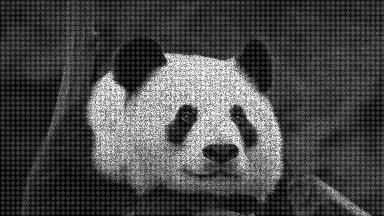
//> input picture PandaNoise.bmp, 384 x 216 px
$ ./main   (built with g++ and OpenCV 4)
//> lines starting //> are read from the running program, lines starting //| are printed output that depends on the picture; after the words box and inside, x2 and y2 are one past the last pixel; in counts of white or black regions, pixels touching at a corner belong together
#include <iostream>
#include <algorithm>
#include <opencv2/opencv.hpp>
#include <opencv2/highgui/highgui.hpp>

using namespace std;
using namespace cv;

void showImage(Mat image, const char *name);
float meanSquaredError(Mat original, Mat filtered);

//function defintions for dft
Mat makeDFT(Mat I,const char *name);
Mat inverseDFT(Mat source,const char *name);
Mat createMask(int width,int height,int xSize, int ySize,int lineSize);
void swapQuadrants(Mat& img);
Mat applyFilter(Mat maskFilter,Mat dft);
Mat frequencyDomainLowPass(Mat original, int size);
Mat frequencyDomainHighPass(Mat original, int size);
Mat frequencyDomainBandPass(Mat original, int size);
void showFilteredDFT(Mat source);

//function defintions for image sharpening
Mat imageSharpening(Mat image,int threshold);
float sobelMask(int x,int y, Mat image,int threshold);

// function definitions for image Averaging
Mat imageAveraging(Mat images[],int n);
float pixelAverage(int x, int y, Mat images[],int n);

// function definitions for median filtering
Mat medianFilter(Mat img);
int median(int x,int y,Mat image);
void getMatrix(int x,int y,Mat image, int matrix[]);

// function definitions for gaussian smoothing
Mat gaussianSmoothing(Mat image);
float getGaussianSmoothing(int x,int y,Mat image);
// function definitions for neighbourhood averaging
Mat neighbourhoodAverage(Mat image);
float getNeighbourhood(int x,int y,Mat image);


int main() {
    cout << "Hello, World!" << endl;
    Mat imageNoise = imread("../PandaNoise.bmp",CV_LOAD_IMAGE_GRAYSCALE);
//> imageNoise is the input picture: 216 rows x 384 cols, CV_8UC1; min 0, max 244, mean 71.5
    Mat imageOriginal = imread("../PandaOriginal.bmp",CV_LOAD_IMAGE_GRAYSCALE);
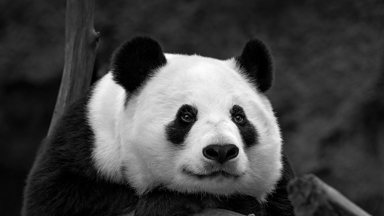
//> input picture PandaOriginal.bmp, 384 x 216 px
//> imageOriginal is the input picture: 216 rows x 384 cols, CV_8UC1; min 0, max 254, mean 66.2
    showImage(imageNoise ,  "Panda Noise");
   // Mat dftOriginal = makeDFT(imageOriginal);
    cout << "Low pass in the frequency domain"<<endl;
    Mat lowPass = frequencyDomainLowPass(imageNoise,40);
//> in makeDFT, `split(complexI, planes);`:
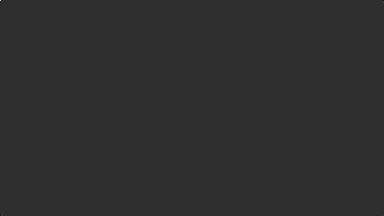
//> planes[0]: 216 rows x 384 cols, CV_32FC1; min -1359393.4, max 5929830, mean 18; drawn with min black and max white
//> in swapQuadrants, `Mat q0(img, Rect(0, 0, cx, cy));`:
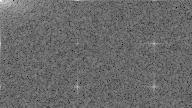
//> q0: 108 rows x 192 cols, CV_32FC1; min 2.98, max 15.6, mean 8.22; drawn with min black and max white
//> in swapQuadrants, `Mat q3(img, Rect(cx, cy, cx, cy));`:
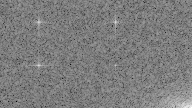
//> q3: 108 rows x 192 cols, CV_32FC1; min 2.98, max 13.6, mean 8.21; drawn with min black and max white
//> in createMask, `ellipse(mask, Point(384/2, 216/2), Size(xSize, ySize), 0, 0, 360, Scal..`:
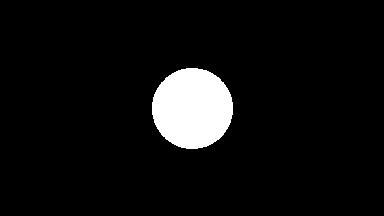
//> mask: 216 rows x 384 cols, CV_32FC1; 6.2% white; 1 white region, box (x1, y1, x2, y2) and area: (152, 68, 233, 149) 5157
//> in inverseDFT, `normalize(inverse, inverse, 0, 1, CV_MINMAX);`:
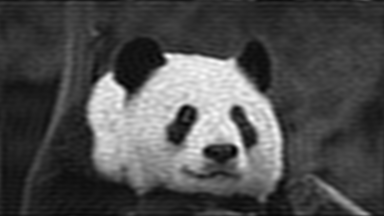
//> inverse: 216 rows x 384 cols, CV_32FC1; min 0, max 1, mean 0.303
   // imageSharpening(lowPass,200);
    meanSquaredError(imageOriginal,lowPass);
//> the loop in meanSquaredError, `for (int x=0;x<original.rows;x++)` made 216 passes
//> (sum, no) on passes 1 to 3: (5105849, 384), (8197569, 768), (11744071, 1152)
//> after the loop in meanSquaredError, `for (int x=0;x<original.rows;x++)`: sum = 915034845; no = 82944
//> in meanSquaredError, `float mse = sum/(original.rows * original.cols);`: mse = 11031
//| MSE = 11031
//| Max MSE = 65025
    cout << "High pass in the frequency domain"<<endl;
    Mat highPass = frequencyDomainHighPass(imageNoise,30);
//> in swapQuadrants (call 5), `tmp.copyTo(q2);`:
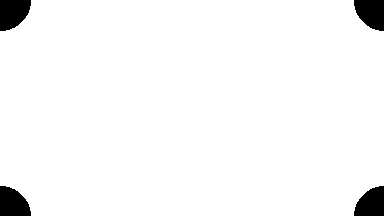
//> img: 216 rows x 384 cols, CV_32FC1; values 0 (black) and 1 (white), 96.5% white; 4 black regions, box (x1, y1, x2, y2) and area: (0, 0, 31, 31) 759, (354, 0, 384, 31) 729, (0, 186, 31, 216) 728, (354, 186, 384, 216) 699
    meanSquaredError(imageOriginal,highPass);
//> the loop in meanSquaredError (call 2), `for (int x=0;x<original.rows;x++)` made 216 passes
//> (sum, no) on passes 1 to 3: (6046081, 384), (10680668, 768), (14377546, 1152)
//| MSE = 11465
//| Max MSE = 65025
    cout << "Band pass in the frequency domain"<<endl;
    Mat bandPass = frequencyDomainBandPass(imageNoise,20);
    meanSquaredError(imageOriginal,bandPass);
//| MSE = 12273
//| Max MSE = 65025
    // makeDFT("../PandaNoise.bmp","Panda Noise");
    cout << "neighbourhoodAverage"<<endl;
    Mat neigbourhoodAvg =  neighbourhoodAverage(imageNoise);
    meanSquaredError(imageOriginal,neigbourhoodAvg);
//| MSE = 380
//| Max MSE = 65025
    cout << "gaussianSmoothing"<<endl;
    Mat gaussian = gaussianSmoothing(imageNoise);
    meanSquaredError(imageOriginal,gaussian);
//| MSE = 349
//| Max MSE = 65025
    cout << "meadian filtering"<<endl;
    Mat median = medianFilter(neigbourhoodAvg);
    meanSquaredError(imageOriginal,median);
//| MSE = 307
//| Max MSE = 65025
    cout << "image sharpening"<<endl;
    Mat sharpen = imageSharpening(median,85);
    meanSquaredError(imageOriginal,sharpen);
//| MSE = 267
//| Max MSE = 65025
    cout << "image averaging"<<endl;
    Mat images[4] = {neigbourhoodAvg,gaussian,median,sharpen};
    Mat average = imageAveraging(images,3);
    meanSquaredError(imageOriginal,average);
//| MSE = 336
//| Max MSE = 65025

    showImage(imageOriginal,"Panda original");
    meanSquaredError(imageOriginal,imageNoise);
    return 0;
}

void showImage(Mat image, const char *name){

    namedWindow( name, WINDOW_AUTOSIZE );// Create a window for display.
    imshow( name, image );                   // Show our image inside it.

    waitKey(0); // wait for the enter key to be pressed
}


// Adapted from https://docs.opencv.org/2.4/doc/tutorials/core/discrete_fourier_transform/discrete_fourier_transform.html
Mat makeDFT(Mat I,const char *name){
    Mat padded;                            //expand input image to optimal size
    int m = getOptimalDFTSize( I.rows );
    int n = getOptimalDFTSize( I.cols ); // on the border add zero values
    copyMakeBorder(I, padded, 0, m - I.rows, 0, n - I.cols, BORDER_CONSTANT, Scalar::all(0));

    Mat planes[] = {Mat_<float>(padded), Mat::zeros(padded.size(), CV_32F)};
    Mat complexI;
    merge(planes, 2, complexI);         // Add to the expanded another plane with zeros

    dft(complexI, complexI);            // this way the result may fit in the source matrix

    // compute the magnitude and switch to logarithmic scale
    // => log(1 + sqrt(Re(DFT(I))^2 + Im(DFT(I))^2))
    split(complexI, planes);                   // planes[0] = Re(DFT(I), planes[1] = Im(DFT(I))
    magnitude(planes[0], planes[1], planes[0]);// planes[0] = magnitude
    Mat magI = planes[0];

    magI += Scalar::all(1);                    // switch to logarithmic scale
    log(magI, magI);

    swapQuadrants(magI);


    normalize(magI, magI, 0, 1, CV_MINMAX); // Transform the matrix with float values into a
    // viewable image form (float between values 0 and 1).


    imshow(name, magI);
    waitKey();

    return complexI;

}

void swapQuadrants(Mat& img){
// crop the spectrum, if it has an odd number of rows or columns
    img = img(Rect(0, 0, img.cols & -2, img.rows & -2));

    // rearrange the quadrants of Fourier image  so that the origin is at the image center
    int cx = img.cols/2;
    int cy = img.rows/2;

    Mat q0(img, Rect(0, 0, cx, cy));   // Top-Left - Create a ROI per quadrant
    Mat q1(img, Rect(cx, 0, cx, cy));  // Top-Right
    Mat q2(img, Rect(0, cy, cx, cy));  // Bottom-Left
    Mat q3(img, Rect(cx, cy, cx, cy)); // Bottom-Right

    Mat tmp;                           // swap quadrants (Top-Left with Bottom-Right)
    q0.copyTo(tmp);
    q3.copyTo(q0);
    tmp.copyTo(q3);

    q1.copyTo(tmp);                    // swap quadrant (Top-Right with Bottom-Left)
    q2.copyTo(q1);
    tmp.copyTo(q2);
}


/**
 * Inverse DFT function
 * @param source Mat returned from dft with both Complex and real components
 * **/
Mat inverseDFT(Mat source,const char *name){
    Mat inverse = Mat::zeros(source.rows,source.cols, CV_8UC1);
    dft(source,inverse,DFT_INVERSE|DFT_REAL_OUTPUT|DFT_SCALE);
    normalize(inverse, inverse, 0, 1, CV_MINMAX);
    imshow(name,inverse);
    waitKey();
    return inverse;

}

/**
 * Create a mask at a point and size.
 * @param lineSize if -1 filled in
 * **/
Mat createMask(int width,int height,int xSize, int ySize,int lineSize){
    Mat mask = Mat::zeros(width, height, CV_32F);
    ellipse(mask, Point(384/2, 216/2), Size(xSize, ySize), 0, 0, 360, Scalar(255, 0, 0), lineSize, 8);
    normalize(mask, mask, 0, 1, CV_MINMAX);
    return mask;
}

Mat applyFilter(Mat maskFilter,Mat dft){
    Mat result;
    // multiply the dft and the mask together
    mulSpectrums(dft, maskFilter, result, 0);
    return result;
}

void showFilteredDFT(Mat source){
    // split up the complex parts and swap the quadrants

    Mat padded;                            //expand input image to optimal size
    int m = getOptimalDFTSize( source.rows );
    int n = getOptimalDFTSize( source.cols ); // on the border add zero values
    copyMakeBorder(source, padded, 0, m - source.rows, 0, n - source.cols, BORDER_CONSTANT, Scalar::all(0));

    Mat planes[] = {Mat_<float>(padded), Mat::zeros(padded.size(), CV_32F)};
    split(source, planes);                   // planes[0] = Re(DFT(I), planes[1] = Im(DFT(I))
  //  magnitude(planes[0], planes[1], planes[0]);// planes[0] = magnitude
    Mat filtedDFT = planes[0];

    filtedDFT += Scalar::all(1);                    // switch to logarithmic scale
   // log(filtedDFT, filtedDFT);
    swapQuadrants(filtedDFT);
    imshow("filtered DFT",filtedDFT);
    waitKey();
}

Mat frequencyDomainLowPass(Mat original, int size){
    // get the dft of the image
    Mat dft = makeDFT(original,"low pass spectrum");
    // create the low pass mask
    Mat mask = createMask(original.rows,original.cols,size,size,-1);
    imshow("low pass mask",mask);
    waitKey();
    // swap the quedarants of the mask to match the dft
    swapQuadrants(mask);
    imshow("swaped quadrant low pass mask",mask);
    waitKey();
    Mat padded;                            //expand input image to optimal size
    int m = getOptimalDFTSize( mask.rows );
    int n = getOptimalDFTSize( mask.cols ); // on the border add zero values
    copyMakeBorder(mask, padded, 0, m - mask.rows, 0, n - mask.cols, BORDER_CONSTANT, Scalar::all(0));
    Mat planes[] = {Mat_<float>(padded), Mat::zeros(padded.size(), CV_32F)};
    Mat maskComplex;
    merge(planes, 2, maskComplex);
    // apply the filter to the dft
    Mat filteredDFT = applyFilter(maskComplex,dft);
    showFilteredDFT(filteredDFT);
    //take the inverse of the filtered DFT
    Mat inverse = inverseDFT(filteredDFT,"low pass inverse");
    return inverse;
}

Mat frequencyDomainBandPass(Mat original, int size){
    // get the dft of the image
    Mat dft = makeDFT(original,"band pass spectrum");
    // create the band pass mask
    Mat mask = createMask(original.rows,original.cols,size,size,30);
    imshow("band pass mask",mask);
    waitKey();
    // swap the quedarants of the mask to match the dft
    swapQuadrants(mask);
    imshow("swaped quadrant band pass mask",mask);
    waitKey();
    Mat padded;                            //expand input image to optimal size
    int m = getOptimalDFTSize( mask.rows );
    int n = getOptimalDFTSize( mask.cols ); // on the border add zero values
    copyMakeBorder(mask, padded, 0, m - mask.rows, 0, n - mask.cols, BORDER_CONSTANT, Scalar::all(0));
    Mat planes[] = {Mat_<float>(padded), Mat::zeros(padded.size(), CV_32F)};
    Mat maskComplex;
    merge(planes, 2, maskComplex);
    // apply the filter to the dft
    Mat filteredDFT = applyFilter(maskComplex,dft);
    showFilteredDFT(filteredDFT);
    //take the inverse of the filtered DFT
    Mat inverse = inverseDFT(filteredDFT,"band pass inverse");
    return inverse;
}

Mat frequencyDomainHighPass(Mat original, int size){
    // get the dft of the image
    Mat dft = makeDFT(original,"High pass spectrum");
    // create the low pass filter mask
    Mat mask = createMask(original.rows,original.cols,size,size,-1);
    // invert the mask to create a high pass filter
    mask = Mat::ones(mask.size(),CV_32F) - mask;
    imshow("high pass mask",mask);
    waitKey();
    // swap the quedarants of the mask to match the dft
    swapQuadrants(mask);
    imshow("swaped quadrant high pass mask",mask);
    waitKey();
    Mat padded;                            //expand input image to optimal size
    int m = getOptimalDFTSize( mask.rows );
    int n = getOptimalDFTSize( mask.cols ); // on the border add zero values
    copyMakeBorder(mask, padded, 0, m - mask.rows, 0, n - mask.cols, BORDER_CONSTANT, Scalar::all(0));
    Mat planes[] = {Mat_<float>(padded), Mat::zeros(padded.size(), CV_32F)};
    Mat maskComplex;
    merge(planes, 2, maskComplex);
    // apply the filter to the dft
    Mat filteredDFT = applyFilter(maskComplex,dft);
    showFilteredDFT(filteredDFT);
    //take the inverse of the filtered DFT
    Mat inverse = inverseDFT(filteredDFT,"high pass inverse");
    return inverse;
}


/**
 * Mean-Squared-Error (MSE)
 * For each pixel of image A and B:
 *      difference = A(x,y) - B(x,y)
 *      sum += difference^2
 *
 * MSE = sum/(width x height)
 * **/
float meanSquaredError(Mat original, Mat filtered){
    int sum = 0;
    int no = 0;
    for (int x=0;x<original.rows;x++){
        for(int y=0;y<original.cols;y++){
            int difference = original.at<uchar>(x,y)-filtered.at<uchar>(x,y);
            sum+= pow(difference,2);
            no++;
        }
    }
    float mse = sum/(original.rows * original.cols);
    cout << "MSE = " << mse <<endl;
    cout << "Max MSE = " << (pow(255,2)*no)/(original.rows * original.cols)<<endl;
    return mse;
}


void makeFFT(){

}

/**
 * Image Sharpening
 *
 *Sobel algorithm used
 *
 *  _  _  _
 * |-1|-2|-1|
 * | 0| 0| 0|
 * | 1| 2| 1|
 *  _  _  _
 * |-1| 0| 1|
 * |-2| 0| 2|
 * |-1| 0| 1|
 *
 * **/
Mat imageSharpening(Mat image,int threshold){
    Mat newImage;
    Mat edgeImage;
    newImage = Mat::zeros(image.rows,image.cols, CV_8UC1);
    edgeImage = Mat::zeros(image.rows,image.cols, CV_8UC1);
    // create edge outline of image
    for(int x=0;x<image.rows;x++){
        for(int y=0;y<image.cols;y++){
            edgeImage.at<uchar>(x,y) = sobelMask(x,y,image,threshold);
        }
    }
    namedWindow( "edge mask", WINDOW_AUTOSIZE );// Create a window for display.
    imshow( "edge mask", edgeImage );
    waitKey(0);
    // add the outline to the image with a scaling factor of 0.25 to not approach the max value
    for(int x=0;x<image.rows;x++){
        for(int y=0;y<image.cols;y++){
            newImage.at<uchar>(x,y) = image.at<uchar>(x,y) + (edgeImage.at<uchar>(x,y)*0.25) ;
        }
    }
    namedWindow( "sharpened image", WINDOW_AUTOSIZE );// Create a window for display.
    imshow( "sharpened image", newImage );
    waitKey(0);

    return newImage;
}

/**create the outline of the image
 *  _ _ _
 * |a|b|c|
 * |d|e|f|
 * |g|h|i|
 *
 * S(e) = 1/8 [|(a + 2b + c)-(g + 2h +i)|]
+ |(a + 2d + g) - (c + 2f + i)|]
 * **/
float sobelMask(int x,int y, Mat image,int threshold){
    // work out the values of each pixel in the neighbourhood
    int m11 = image.at<uchar>(x-1,y-1);
    int m12 = image.at<uchar>(x,y-1);
    int m13 = image.at<uchar>(x+1,y-1);
    int m21 = image.at<uchar>(x-1,y);
    int m22 = image.at<uchar>(x,y);
    int m23 = image.at<uchar>(x+1,y);
    int m31 = image.at<uchar>(x-1,y+1);
    int m32 = image.at<uchar>(x,y+1);
    int m33 = image.at<uchar>(x+1,y+1);
    // if the pixel is less than the threshold then make the pixel at (x,y) 0
    if(m22<threshold){
        return 0;
    }
    // cout << m11 <<" ,"<< m12 <<" ," << m13 <<" ," << m21 <<" ," << m22 <<" ,"<< m23  <<" ,"<< m31 <<" ," << m32 <<" ," << m33 <<endl;
    //cout<< (1/8)*abs((m11+(2*m12)+m13)-(m31+(2*m32)+m33))+abs((m11+(2*m21)+m31)-(m13+(2*m23)+m33)) <<endl;
    // get the sobel operation using the equation and matrix data
    float sobelOp = (1/8)*abs((m11+(2*m12)+m13)-(m31+(2*m32)+m33))+abs((m11+(2*m21)+m31)-(m13+(2*m23)+m33));
    return sobelOp;
}


/**
 * Image Averaging
 *
 * Many images pixel added together and divided by the amount of noisy pictures
 *
 * g(x,y) = 1/N*(f(x,y)+n(x,y)+..)
 * **/
Mat imageAveraging(Mat images[],int n){
    Mat newImage;
    newImage = Mat::zeros(images[0].rows,images[0].cols, CV_8UC1);
    for(int x=0;x<images[0].rows;x++){
        for(int y=0;y<images[0].cols;y++){
            newImage.at<uchar>(x,y) = pixelAverage(x,y,images,n);
        }
    }
    namedWindow( "image averaging", WINDOW_AUTOSIZE );// Create a window for display.
    imshow( "image averaging", newImage );
    waitKey(0);
    return newImage;
}

float pixelAverage(int x, int y, Mat images[],int n){
    int total = 0;
    for(int i=0;i<n;i++){
        total += images[i].at<uchar>(x,y);
    }
    return total/n;
}

/**
 * Meadian filter
 * e.g
 *  _ _ _
 * |1|2|1|
 * |2|4|6|
 * |1|2|1|
 *
 * = 1,1,1,1,2,2,2,4,6 (sorted)
 *
 * median value = 2
 *
 * **/
Mat medianFilter(Mat img){
    Mat image;
    Mat newImage;
    if(img.data != NULL){
        image = img;
        newImage = Mat::zeros(image.rows,image.cols, CV_8UC1);
        for(int x=0;x<image.rows;x++){
            for(int y=0;y<image.cols;y++){

                newImage.at<uchar>(x,y) = median(x,y,image);
            }
        }
    }

    namedWindow( "median filter", WINDOW_AUTOSIZE );// Create a window for display.
    imshow( "median filter", newImage );
    waitKey(0);
    return newImage;
}

void getMatrix(int x,int y,Mat image, int matrix[]){
    matrix[0] = image.at<uchar>(x-1,y-1);
    matrix[1] = image.at<uchar>(x,y-1);
    matrix[2] = image.at<uchar>(x+1,y-1);
    matrix[3] = image.at<uchar>(x-1,y);
    matrix[4] = image.at<uchar>(x,y);
    matrix[5] = image.at<uchar>(x+1,y);
    matrix[6] = image.at<uchar>(x-1,y+1);
    matrix[7] = image.at<uchar>(x,y+1);
    matrix[8] = image.at<uchar>(x+1,y+1);
}

int median(int x,int y,Mat image){
    int matrix[8];
    int sortedMatrix[8];
    // get neighbourhood matrix
    getMatrix(x,y,image,matrix);
    // sort the array so you are able to grab the median
    sort(matrix,matrix+9);
    //cout << matrix[0] <<" ,"<< matrix[1] <<" ," << matrix[2] <<" ," << matrix[3] <<" ," << matrix[4] <<" ,"<< matrix[5]  <<" ,"<< matrix[6] <<" ," << matrix[7] <<" ," << matrix[8] <<endl;
    return matrix[4];
}


/**
 *  (0,0) in top left corner
 *
 *  Take the average from each of the 25 pixels in the neighbourhood
 *
 * |1 |4 |7 |4 |1 |
 * |4 |16|26|16|4 |
 * |7 |26|41|26|7 |
 * |4 |16|26|16|4 |
 * |1 |4 |7 |4 |1 |
 * **/


Mat gaussianSmoothing(Mat image){
    // neighbourhood averaging
    Mat newImage;

    // create a new image the size of the old one with 8 bits on once channel (greyscale)
    newImage = Mat::zeros(image.rows,image.cols, CV_8UC1);
    for(int x=0;x<image.rows;x++){
        for(int y=0;y<image.cols;y++){
            // For each pixel get the neighbourhood of pixels and get the average from them
            newImage.at<uchar>(x,y) = getGaussianSmoothing(x, y, image);
        }
    }

    namedWindow( "gaussian Smoothing image", WINDOW_AUTOSIZE );// Create a window for display.
    imshow( "gaussian Smoothing image", newImage );

    waitKey(0);

    return newImage;
}


/**
 * _  _  _  _
 * |1 |4 |7 |4 |1 |
 * |4 |16|26|16|4 |
 * |7 |26|41|26|7 |
 * |4 |16|26|16|4 |
 * |1 |4 |7 |4 |1 |
 * */
float getGaussianSmoothing(int x,int y,Mat image){
    // work out the values of each pixel in the neighbourhood
    int m11 = image.at<uchar>(x-2,y-2)*1;
    int m12 = image.at<uchar>(x-1,y-2)*4;
    int m13 = image.at<uchar>(x,y-2)*7;
    int m14 = image.at<uchar>(x+1,y-2)*4;
    int m15 = image.at<uchar>(x+2,y-2)*1;
    int m21 = image.at<uchar>(x-2,y-1)*4;
    int m22 = image.at<uchar>(x-1,y-1)*16;
    int m23 = image.at<uchar>(x,y-1)*26;
    int m24 = image.at<uchar>(x+1,y-1)*16;
    int m25 = image.at<uchar>(x+2,y-1)*4;
    int m31 = image.at<uchar>(x-2,y)*7;
    int m32 = image.at<uchar>(x-1,y)*26;
    int m33 = image.at<uchar>(x,y)*41;
    int m34 = image.at<uchar>(x+1,y)*26;
    int m35 = image.at<uchar>(x+2,y)*7;
    int m41 = image.at<uchar>(x-2,y)*4;
    int m42 = image.at<uchar>(x-1,y+1)*16;
    int m43 = image.at<uchar>(x,y+1)*26;
    int m44 = image.at<uchar>(x+1,y+1)*16;
    int m45 = image.at<uchar>(x+2,y+1)*4;
    int m51 = image.at<uchar>(x-2,y+2)*1;
    int m52 = image.at<uchar>(x-1,y+2)*4;
    int m53 = image.at<uchar>(x,y+2)*7;
    int m54 = image.at<uchar>(x+1,y+2)*4;
    int m55 = image.at<uchar>(x+2,y+2)*1;
    // sum up all the pixels and take the average
    return (1/273.0)*(m11+m12+m13+m14+m15+m21+m22+m23+m24+m25+m31+m32+m33+m34+m35+m41+m42+m43+m44+m45+m51+m52+m53+m54+m55);
}

/**
 *  (0,0) in top left corner
 *
 *  Take the average from each of the 9 pixels in the neighbourhood
 *  _ _ _
 * |_|_|_|
 * |_|x|_|
 * |_|_|_|
 * **/
Mat neighbourhoodAverage(Mat image){
    // neighbourhood averaging

    Mat newImage;
    // create a new image the size of the old one with 8 bits on once channel (greyscale)
    newImage = Mat::zeros(image.rows,image.cols, CV_8UC1);
    for(int x=0;x<image.rows;x++){
        for(int y=0;y<image.cols;y++){
            // For each pixel get the neighbourhood of pixels and get the average from them
                newImage.at<uchar>(x,y) = getNeighbourhood(x, y, image);
        }
    }

    namedWindow( "neighbourhood Average image", WINDOW_AUTOSIZE );// Create a window for display.
    imshow( "neighbourhood Average image", newImage );

    waitKey(0);
    return newImage;
}

float getNeighbourhood(int x,int y,Mat image){
    // work out the values of each pixel in the neighbourhood
    int m11 = image.at<uchar>(x-1,y-1);
    int m12 = image.at<uchar>(x,y-1);
    int m13 = image.at<uchar>(x+1,y-1);
    int m21 = image.at<uchar>(x-1,y);
    int m22 = image.at<uchar>(x,y);
    int m23 = image.at<uchar>(x+1,y);
    int m31 = image.at<uchar>(x-1,y+1);
    int m32 = image.at<uchar>(x,y+1);
    int m33 = image.at<uchar>(x+1,y+1);
    // sum up all the pixels and take the average
    return (1/9.0)*(m11+m12+m13+m21+m22+m23+m31+m32+m33);
}
